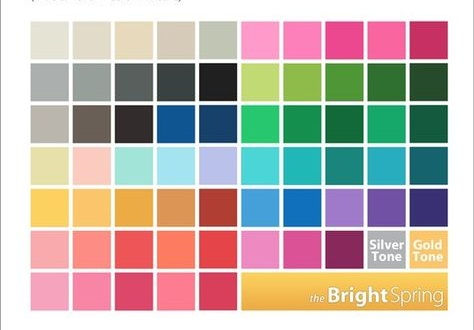
#> input picture code/ColorCode12/pd4cpInrgb/bs1.jpg, 474 x 330 px, given in place of zode.png, which was not available
$ python ImageSegmentationColoring.py
#> lines starting #> are read from the running program, lines starting #| are printed output that depends on the picture; after the words box and inside, x2 and y2 are one past the last pixel; in counts of white or black regions, pixels touching at a corner belong together; pictures that were not available may be replaced by others from this repository, and a replacement may not be noted
# -*- coding: utf-8 -*-
"""
Created on Tue Mar 17 19:42:03 2020

@author: lsamsi

=====================
Image Segementation and Coloring
=====================

Segment Image by building a mask from the image.
Color mask with colors from a color palette.
"""

# import modules
import os
import matplotlib.pyplot as plt #2.1.2
import numpy as np
import cv2

# color picker: https://www.ginifab.com/feeds/pms/color_picker_from_image.php
# https://htmlcolorcodes.com/

# set directory
os.getcwd()
os.chdir(r'D:\thesis\images\stars')

# set parameters
PERSON_NAME = 'zode'
EXTENSION = '.jpg'
CP = 'bs1'


#%%

### IMAGE ###
# load image in BGR
image = cv2.imread(f'{PERSON_NAME}.png') # BGR with numpy.uint8, 0-255 val
#> image is the input picture: shape (330, 474, 3); mean B, G, R 173.1, 180.5, 190.8
#print(image.shape)
# (382, 235, 3)
# plt.imshow(image)
# plt.show()

# OpenCV stores RGB values inverting R and B channels, i.e. BGR, thus
# BGR to RGB
image = cv2.cvtColor(image, cv2.COLOR_BGR2RGB)
plt.imshow(image) #now it is in RGB
plt.axis('off')
plt.show()


#%%

# RGB to HSV
hsv_image = cv2.cvtColor(image, cv2.COLOR_RGB2HSV) #last rendering of image is in RGB
#> hsv_image: shape (330, 474, 3); mean H, S, V 67.5, 81.8, 212.4
# plt.imshow(hsv_image) #now it is in HSV
# plt.show()


# Image Segmentation
# Image Segmentation with mask based on boundaries of HSV values
# upper and lower color bound in 8-bit image HSV
# Hue Saturation Value - tweak the values by hand and see whether the mask gets better
# light_orange = (1, 190, 200)
# dark_orange = (18, 255, 255)

# TODO: Schieberegler with real-time viewing of mask changes in window

if PERSON_NAME == 'zode':
    lowerb = (20, 10, 120) # all values smaller than hsv
    upperb = (255, 255, 255) # all values bigger, yields only positive difference
#  create threshold mask
# inRange() takes three parameters: the image, the lower range, and the higher range.
# It returns a binary mask (an ndarray of 1s and 0s) the size of the image where values of 1 indicate values within the range, and zero values indicate values outside:
# build the mask
mask = cv2.inRange(hsv_image, lowerb, upperb) # inRange(first input array src, lowerb, upperb, [dst])
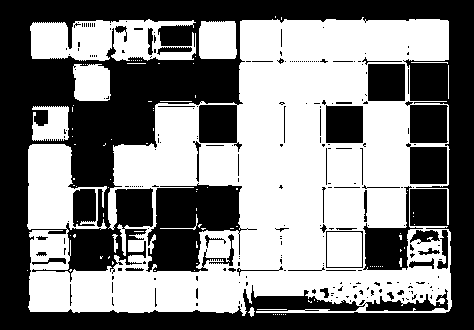
#> mask: shape (330, 474); 50.7% white; 234 black regions (183 under 20 px), largest, box (x1, y1, x2, y2) and area: (0, 0, 474, 330) 59739, (146, 183, 257, 272) 5872, (363, 186, 423, 270) 1878
# mask on top of the original image
result = cv2.bitwise_and(image, image, mask=mask)
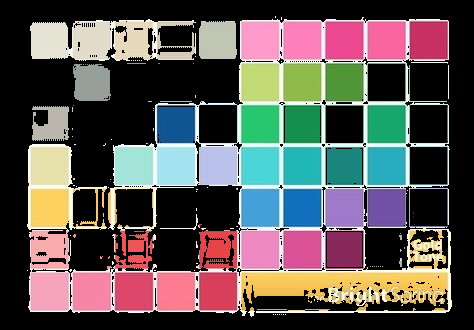
#> result: shape (330, 474, 3); mean R, G, B 92.7, 86.5, 84.2
# print(np.mean(result))
# plot mask and the original image with the mask on top:
plt.subplot(1, 2, 1)
plt.imshow(mask, cmap="gray")
plt.subplot(1, 2, 2)
plt.imshow(result)
plt.show()
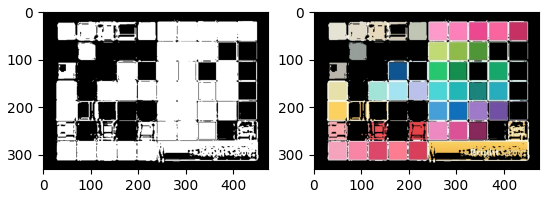
#> figure drawn by matplotlib, 2 panels


# Image Segmentation with contour finding (see sckit-image.org/docs) edge-based
# TODO  scikit-image.org/docs/dev/user_guide/tutorial_segmentation.html

#%%
### COLOR ###
# Image Recolorization
# Recolor image to another color where we found a specific color with a mask

# One Color-Image Only
os.chdir(r'D:\thesis\code\pd4cpInrgb')
txt_cp = 'CP: TW'
txt_rgb = 'RGB: (1,2,3)'
txt_hsv = 'HSV: (1,2,3)'
rose = (235, 140, 182)
image[mask>0]=rose
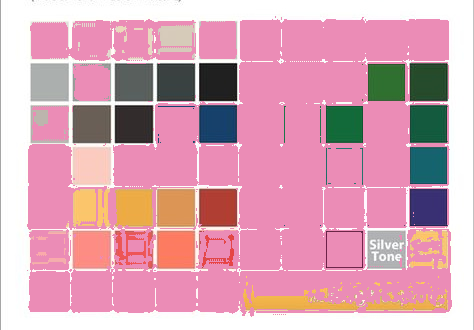
#> image: shape (330, 474, 3); mean R, G, B 217.1, 164.9, 181.1
fig = plt.figure(figsize=(10,4))
plt.imshow(image)
plt.axis('off')
plt.title('Zooey Deschanel')
fig.text(0.42, .09, txt_cp)
fig.text(0.42, .05, txt_rgb)
fig.text(0.42, .01, txt_hsv)
fig.savefig(f'{CP}/{PERSON_NAME}.png')
plt.show()

# type(rose)
# tuple

#%%
# Many Colors-Images
import pandas as pd
# load rgb colors
os.chdir(r'D:\thesis\code\pd4cpInrgb')
#> (the run stopped early here; a loop or call above may not have finished)

$ run again, on code/ColorCode12/pd4cpInrgb/ls1.jpg
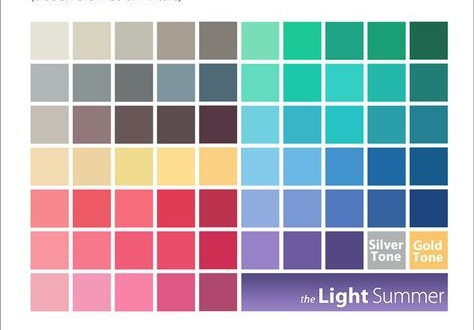
#> input picture code/ColorCode12/pd4cpInrgb/ls1.jpg, 474 x 330 px, given in place of zode.png, which was not available
#> image is the input picture: shape (330, 474, 3); mean B, G, R 187.3, 180.4, 178.2
#> hsv_image: shape (330, 474, 3); mean H, S, V 85.2, 77.1, 210.6
#> `mask = cv2.inRange(hsv_image, lowerb, upperb)`:
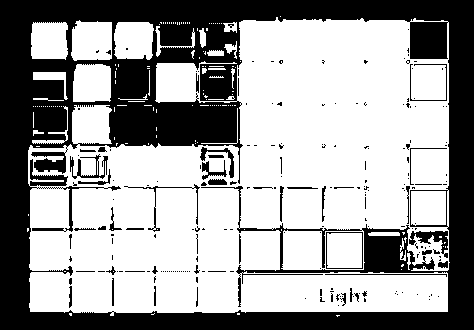
#> mask: shape (330, 474); 61.7% white; 209 black regions (166 under 20 px), largest, box (x1, y1, x2, y2) and area: (0, 0, 474, 330) 55886, (409, 231, 448, 258) 407, (70, 154, 108, 179) 294
#> `image[mask>0]=rose`:
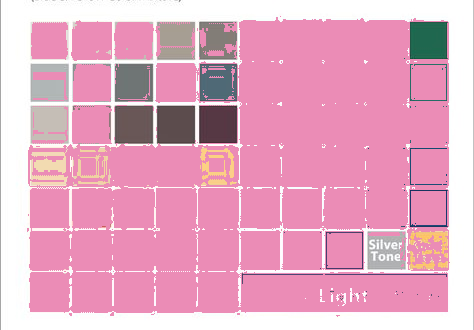
#> image: shape (330, 474, 3); mean R, G, B 228.5, 169.6, 194.5

$ run again, on code/ColorCode12/pd4cpInrgb/lsp1.jpg
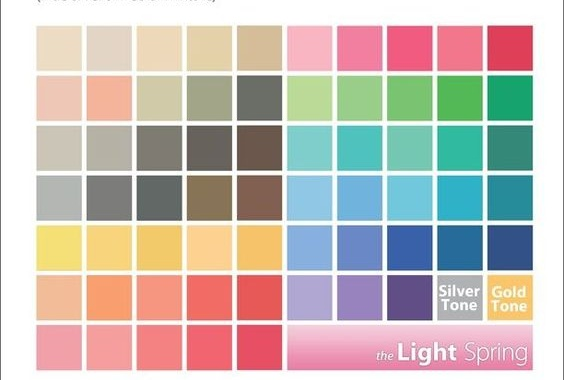
#> input picture code/ColorCode12/pd4cpInrgb/lsp1.jpg, 564 x 380 px, given in place of zode.png, which was not available
#> image is the input picture: shape (380, 564, 3); mean B, G, R 183.5, 189.3, 198.5
#> hsv_image: shape (380, 564, 3); mean H, S, V 64.2, 66.2, 218.1
#> `mask = cv2.inRange(hsv_image, lowerb, upperb)`:
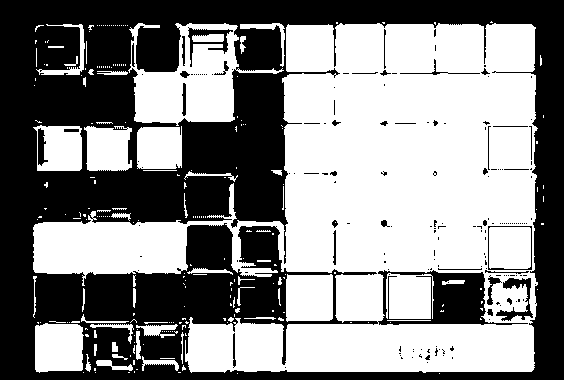
#> mask: shape (380, 564); 53% white; 167 black regions (132 under 20 px), largest, box (x1, y1, x2, y2) and area: (0, 0, 564, 380) 97624, (496, 278, 533, 321) 503, (188, 27, 233, 67) 448
#> `image[mask>0]=rose`:
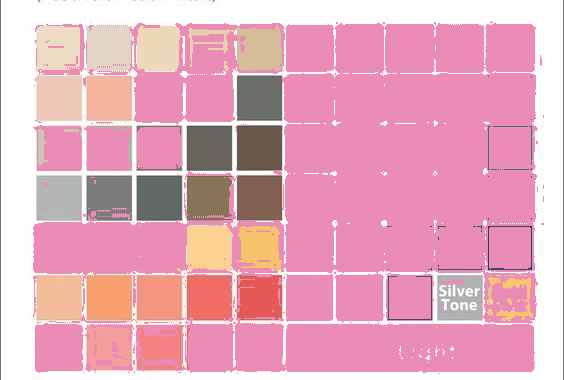
#> image: shape (380, 564, 3); mean R, G, B 229.8, 170.5, 188.2

$ run again, on code/ColorCode12/pd4cpInrgb/sa1.jpg
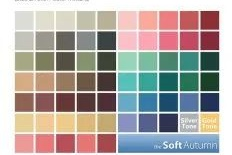
#> input picture code/ColorCode12/pd4cpInrgb/sa1.jpg, 232 x 155 px, given in place of zode.png, which was not available
#> image is the input picture: shape (155, 232, 3); mean B, G, R 166.1, 170, 176.2
#> hsv_image: shape (155, 232, 3); mean H, S, V 65.4, 64, 192.4
#> `mask = cv2.inRange(hsv_image, lowerb, upperb)`:
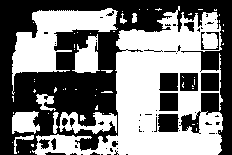
#> mask: shape (155, 232); 49.1% white; 60 white regions (47 under 20 px), largest, box (x1, y1, x2, y2) and area: (32, 6, 223, 155) 11790, (12, 8, 118, 95) 3399, (72, 34, 100, 73) 667
#> `image[mask>0]=rose`:
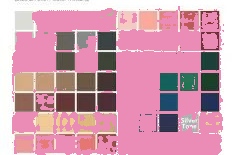
#> image: shape (155, 232, 3); mean R, G, B 207.4, 155.3, 172.8
